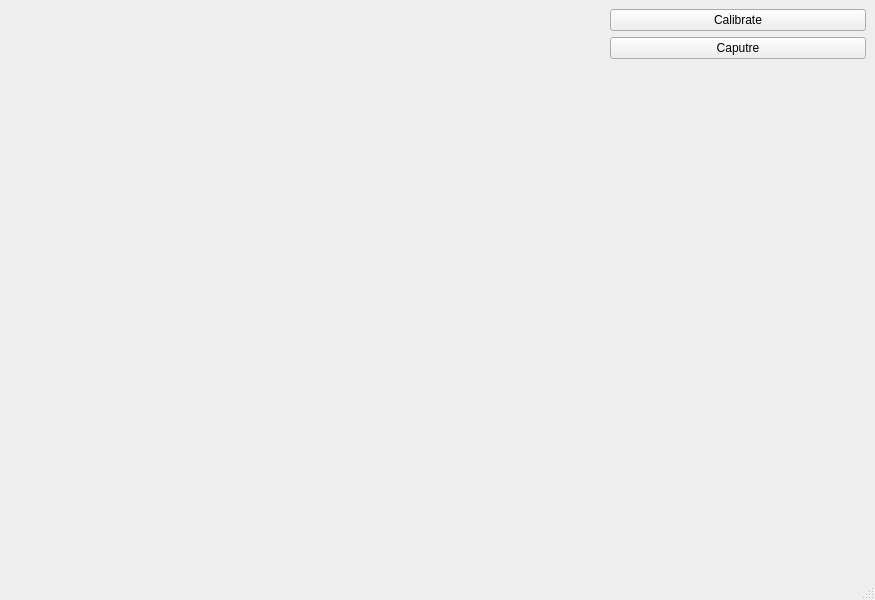
<?xml version="1.0" encoding="UTF-8"?>
<ui version="4.0">
 <class>MainWindow</class>
 <widget class="QMainWindow" name="MainWindow">
  <property name="geometry">
   <rect>
    <x>0</x>
    <y>0</y>
    <width>875</width>
    <height>600</height>
   </rect>
  </property>
  <property name="windowTitle">
   <string>Optris Intrinsic Calibration Tool</string>
  </property>
  <widget class="QWidget" name="centralwidget">
   <layout class="QHBoxLayout" name="horizontalLayout">
    <item>
     <layout class="QVBoxLayout" name="verticalLayout_2">
      <item>
       <widget class="OpenCvWidget" name="_thermoView" native="true"/>
      </item>
      <item>
       <widget class="OpenCvWidget" name="_thresholdView" native="true"/>
      </item>
     </layout>
    </item>
    <item>
     <layout class="QVBoxLayout" name="verticalLayout">
      <property name="sizeConstraint">
       <enum>QLayout::SetMaximumSize</enum>
      </property>
      <item>
       <widget class="QPushButton" name="_buttonCalibrate">
        <property name="sizePolicy">
         <sizepolicy hsizetype="Preferred" vsizetype="Fixed">
          <horstretch>0</horstretch>
          <verstretch>0</verstretch>
         </sizepolicy>
        </property>
        <property name="text">
         <string>Calibrate</string>
        </property>
       </widget>
      </item>
      <item>
       <widget class="QPushButton" name="_buttonCapture">
        <property name="sizePolicy">
         <sizepolicy hsizetype="Preferred" vsizetype="Fixed">
          <horstretch>0</horstretch>
          <verstretch>0</verstretch>
         </sizepolicy>
        </property>
        <property name="text">
         <string>Caputre</string>
        </property>
        <property name="checkable">
         <bool>true</bool>
        </property>
        <property name="checked">
         <bool>false</bool>
        </property>
       </widget>
      </item>
      <item>
       <spacer name="verticalSpacer">
        <property name="orientation">
         <enum>Qt::Vertical</enum>
        </property>
        <property name="sizeHint" stdset="0">
         <size>
          <width>20</width>
          <height>40</height>
         </size>
        </property>
       </spacer>
      </item>
      <item>
       <widget class="QLabel" name="_labelResult">
        <property name="sizePolicy">
         <sizepolicy hsizetype="Maximum" vsizetype="Preferred">
          <horstretch>0</horstretch>
          <verstretch>0</verstretch>
         </sizepolicy>
        </property>
        <property name="minimumSize">
         <size>
          <width>256</width>
          <height>0</height>
         </size>
        </property>
        <property name="font">
         <font>
          <family>Courier 10 Pitch</family>
         </font>
        </property>
        <property name="text">
         <string notr="true"/>
        </property>
        <property name="textFormat">
         <enum>Qt::PlainText</enum>
        </property>
       </widget>
      </item>
     </layout>
    </item>
   </layout>
  </widget>
  <widget class="QMenuBar" name="menubar">
   <property name="geometry">
    <rect>
     <x>0</x>
     <y>0</y>
     <width>875</width>
     <height>29</height>
    </rect>
   </property>
  </widget>
  <widget class="QStatusBar" name="statusbar"/>
 </widget>
 <customwidgets>
  <customwidget>
   <class>OpenCvWidget</class>
   <extends>QWidget</extends>
   <header>OpenCvWidget.h</header>
   <container>1</container>
  </customwidget>
 </customwidgets>
 <resources/>
 <connections/>
</ui>
